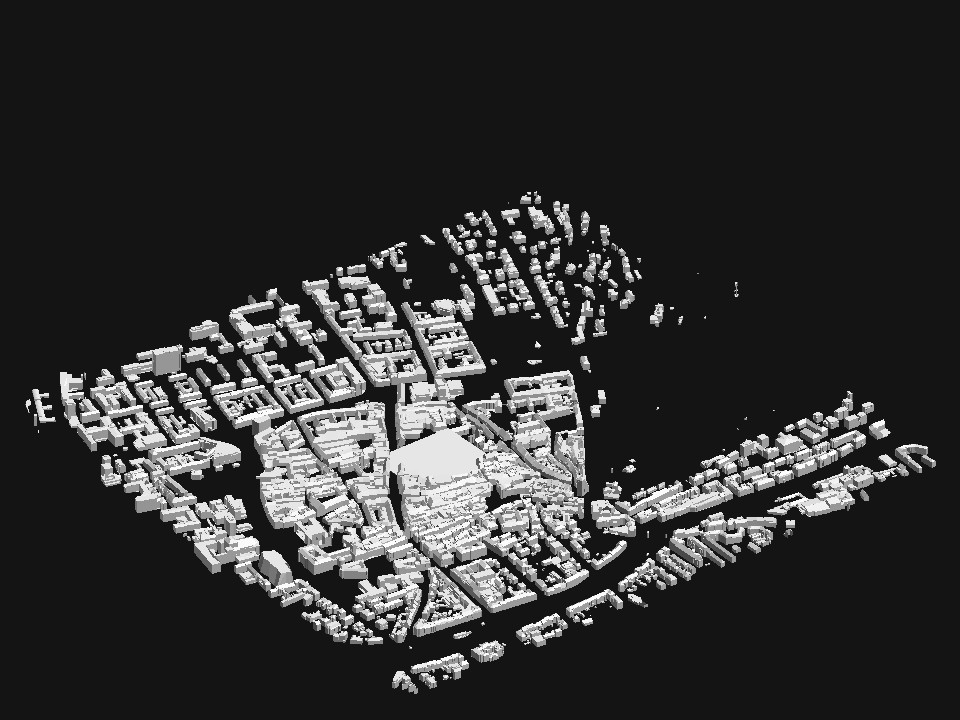
#> input picture modelle/altstadt_lod2_vorschau.png, 960 x 720 px
$ python -i modell_validator.py   (imports and definitions only)
#> lines starting #> are read from the running program, lines starting #| are printed output that depends on the picture; after the words box and inside, x2 and y2 are one past the last pixel; in counts of white or black regions, pixels touching at a corner belong together
#> further down, picture is the input picture: shape (720, 960, 3); min 20, max 254, mean 49.8
#!/usr/bin/env python3
"""modell_validator.py — EINHEITLICHER vollautomatischer Validator Realität gegen Modell.

Zieht ALLE Register (je Frageart der passende Richter — die Kern-Lehre: Validator zur Frage
passen) und aggregiert zu EINEM Score + priorisierter Fix-Liste. Generisch für jedes Gebäude
(traufständig wie Kaufhaus/Oberkirch, giebelständig wie Kornhaus).

Register (alle vollautomatisch):
  MASSING      Modell-BBox (GLB) vs LOD2 (front_w/ridge)            -> Proportion amtlich
  ANZAHL       fenster_zaehler auf FOTO und auf RENDER, Vergleich   -> Zahl/Anordnungstreue
  FARBE        Median-Fassadenfarbe Foto vs Render                  -> Farbtreue (Lücke gefüllt)
  FERTIGUNG    watertight/euler/Teile/BBox aus STL                  -> Druckbarkeit
  ORIENTIERUNG Silhouetten-Massenverteilung (nicht gekippt/geflippt)-> Lage-Gate
  SILHOUETTE   Breiten-Profil Foto vs Render (perspektiv-tolerant)  -> grobe Form

  python3 tools/modell_validator.py --foto F --render R --glb G --lod2 L \
      --box x0,y0,x1,y1 [--stl S] [--name N] [--out report.json] [--beleg beleg.png]
"""
import argparse, json, os, sys
import numpy as np
import cv2
sys.path.insert(0, os.path.dirname(__file__))
import fenster_zaehler as FZ
try:
    import trimesh
except Exception:
    trimesh = None


# ---------- Helfer ----------
# [32 lines left out: functions _count_windows, _facade_color, not called in this run]


def _silhouette(bgr, bg_sky):
#> called with bg_sky = True
    g = cv2.cvtColor(bgr, cv2.COLOR_BGR2GRAY)
    if bg_sky:
        hsv = cv2.cvtColor(bgr, cv2.COLOR_BGR2HSV)
#> hsv: shape (720, 960, 3); mean H, S, V 0, 0, 49.8
        sky = (hsv[:, :, 2] > 150) & (hsv[:, :, 1] < 55)
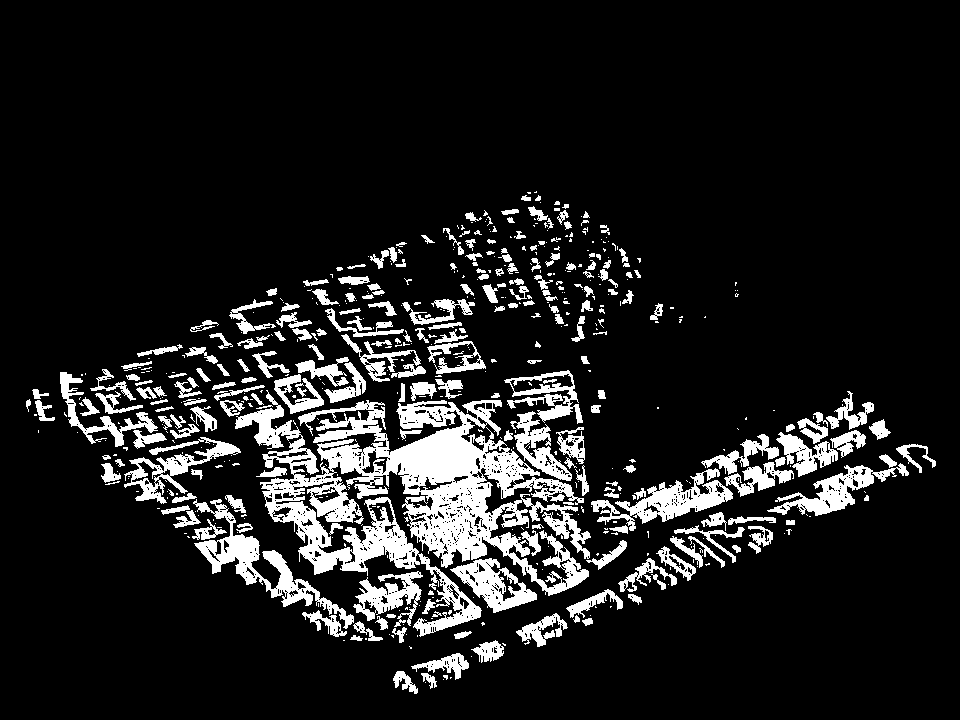
#> sky: shape (720, 960) bool; 12.1% white; 576 white regions (337 under 20 px), largest, box (x1, y1, x2, y2) and area: (235, 390, 591, 637) 30379, (193, 499, 354, 629) 3655, (591, 468, 733, 531) 2917
        m = (~sky & (g < 250)).astype(np.uint8)
    else:
        m = (g < 248).astype(np.uint8)
    m = cv2.morphologyEx(m, cv2.MORPH_OPEN, np.ones((5, 5), np.uint8))
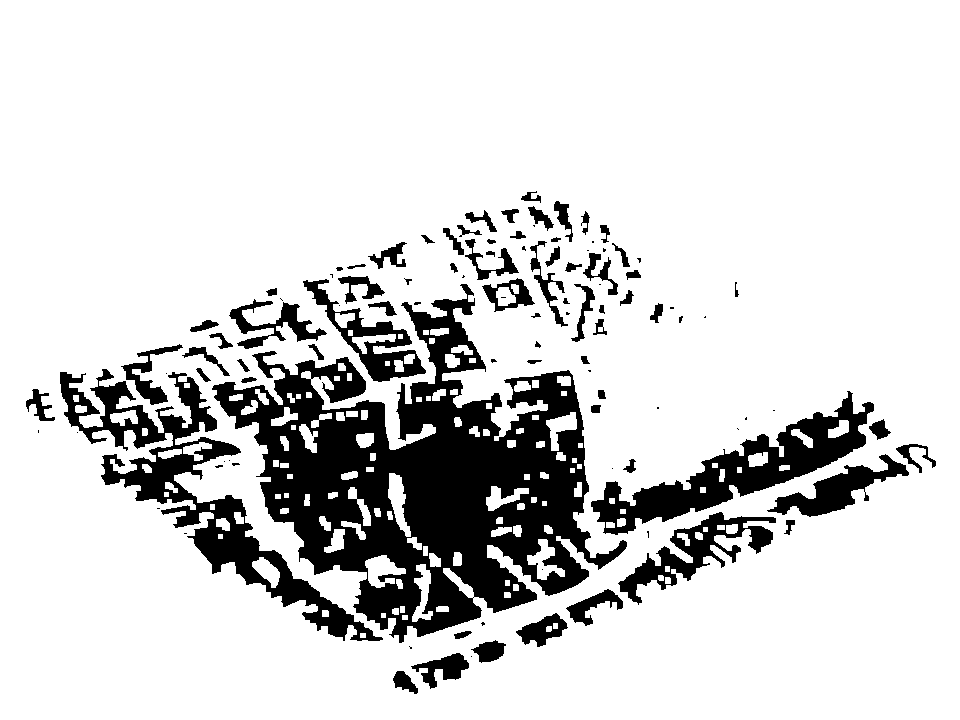
#> m: shape (720, 960); values 0 (black) and 1 (white), 84.1% white; 107 black regions (38 under 20 px), largest, box (x1, y1, x2, y2) and area: (212, 284, 627, 643) 59384, (60, 369, 383, 641) 14931, (591, 391, 874, 535) 10521
    n, lab, st, _ = cv2.connectedComponentsWithStats(m)
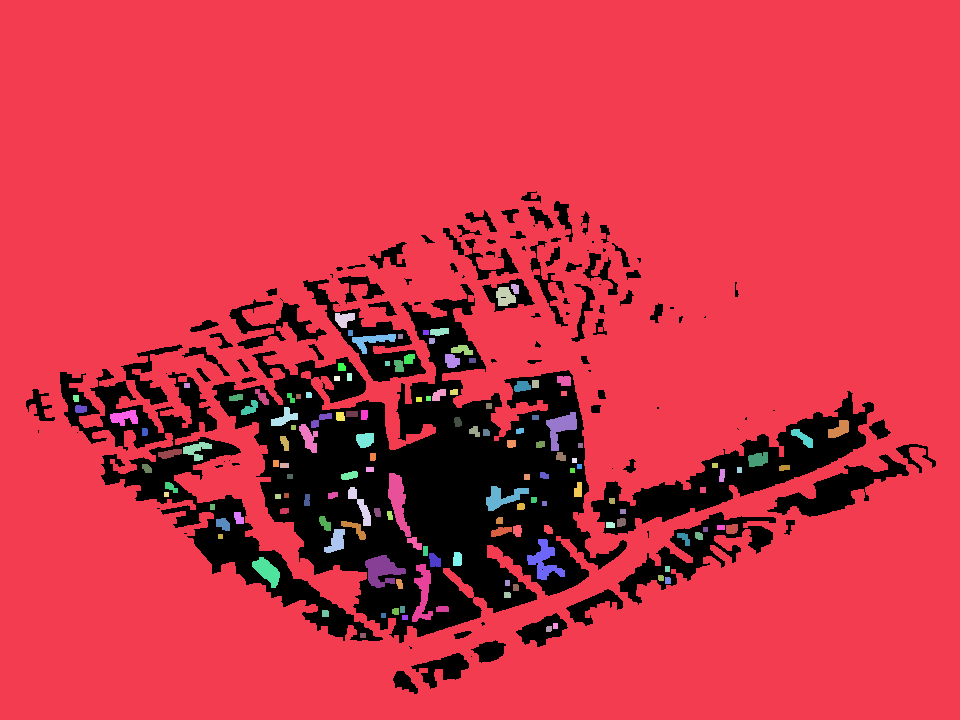
#> lab: shape (720, 960) int32; 141 distinct labels, from 0 to 140; one colour per label, 0 black
#> n = 141; st = 141 rows, first 6: [26, 191, 910, 503, 109925], [0, 0, 960, 720, 566230], [511, 284, 8, 10, 65], [496, 287, 20, 19, 279], [335, 313, 20, 15, 209], [430, 328, 19, 8, 122]
    if n > 1:
        i = 1+int(np.argmax(st[1:, cv2.CC_STAT_AREA])); m = (lab == i).astype(np.uint8)
#> after `i = 1 + int(np.argmax(st[1:, cv2.CC_STAT_AREA]))`: i = 1
#> after `m = (lab == i).astype(np.uint8)`:
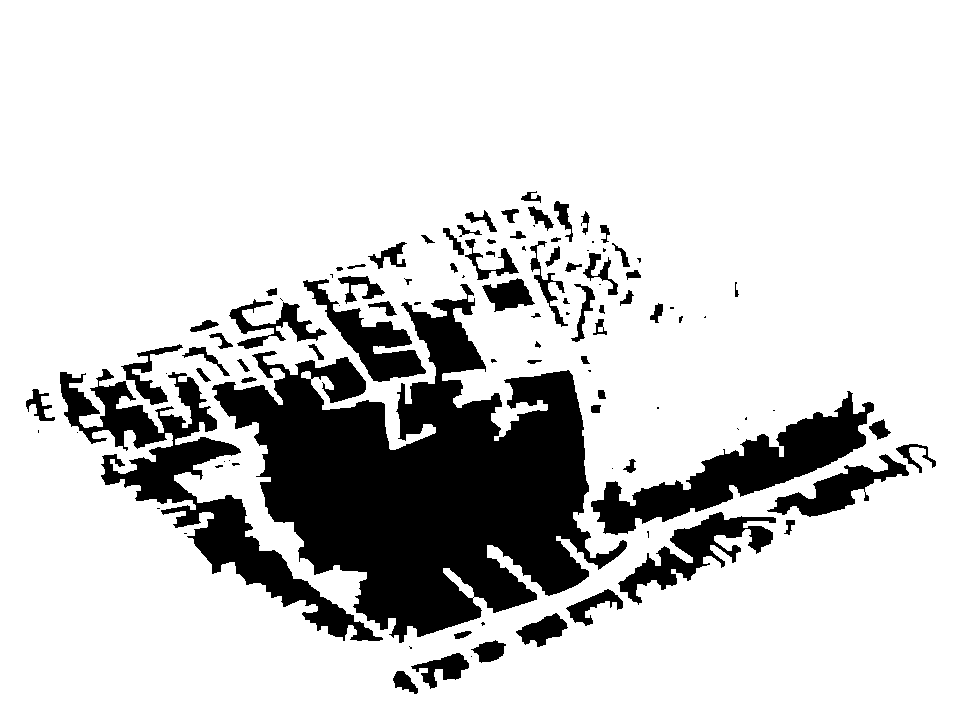
#> m: shape (720, 960); values 0 (black) and 1 (white), 81.9% white; 105 black regions (36 under 20 px), largest, box (x1, y1, x2, y2) and area: (212, 284, 627, 643) 69747, (60, 369, 383, 641) 16853, (591, 391, 874, 535) 11601
    return m


def _width_profile(mask, nb=30):
#> called with nb = 30
    H = mask.shape[0]; prof = []
#> after `H = mask.shape[0]`: H = 720
    for b in range(nb):
        band = mask[int(b/nb*H):int((b+1)/nb*H)]
        cols = np.where(band.any(0))[0]
        prof.append((cols.max()-cols.min()) if len(cols) else 0)
#> after the loop, prof = 30 values from 959 to 959
    p = np.array(prof, float); return p/max(p.max(), 1)
#> after `p = np.array(prof, float)`: p = 30 values from 959 to 959


# ---------- Register ----------
# [74 lines left out: functions reg_massing, reg_count, reg_color, reg_fertigung, not called in this run]


def reg_orientierung(render_img):
    m = _silhouette(render_img, bg_sky=True)
    if m.sum() < 500:
        return dict(score=0.0, fix="ORIENTIERUNG: keine Silhouette im Render")
    p = _width_profile(m)
#> p = 30 values from 1 to 1
    top = p[:len(p)//3].mean(); bot = p[-len(p)//3:].mean()
#> after `top = p[:len(p) // 3].mean()`: top = 1
#> after `bot = p[-len(p) // 3:].mean()`: bot = 1
    # Gebäude: unten mind. so breit wie oben (Giebel schmaler oben); geflippt -> oben breiter
    flipped = top > bot*1.25
#> flipped = False
    score = 0.3 if flipped else 1.0
#> score = 1
    fix = "ORIENTIERUNG: oben breiter als unten -> evtl. vertikal geflippt" if flipped else None
    return dict(score=score, top_w=round(float(top), 2), bot_w=round(float(bot), 2), fix=fix)


# [13 lines left out: function reg_silhouette, not called in this run]


# Gewichte nach VERLÄSSLICHKEIT des Registers (kalibriert an bekannt-guten Modellen):
# Perspektiv-gedeckelte/informative Register niedrig, robuste (Massing/Anzahl/Farbe) hoch.
WEIGHTS = dict(MASSING=0.35, FARBE=0.25, ANZAHL=0.20, ORIENTIERUNG=0.10, SILHOUETTE=0.05, FERTIGUNG=0.05)


# [37 lines left out: function main, not called in this run]


# [2 lines not run here, left out]

>>> import cv2
>>> picture = cv2.imread('../modelle/altstadt_lod2_vorschau.png')
>>> result = reg_orientierung(picture)
#> result = 4 items

$ run again, on modelle/schwarzwald_sockel_vorschau.png
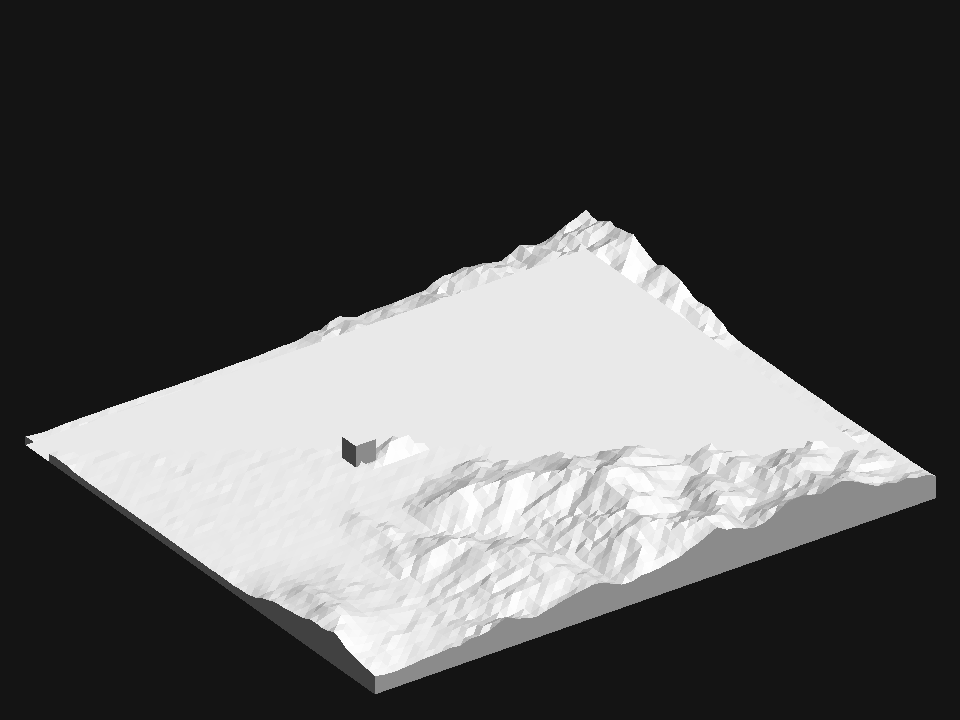
#> input picture modelle/schwarzwald_sockel_vorschau.png, 960 x 720 px
#> picture is the input picture: shape (720, 960, 3); min 20, max 254, mean 84.5
#> hsv: shape (720, 960, 3); mean H, S, V 0, 0, 84.5
#> in _silhouette, `sky = (hsv[:, :, 2] > 150) & (hsv[:, :, 1] < 55)`:
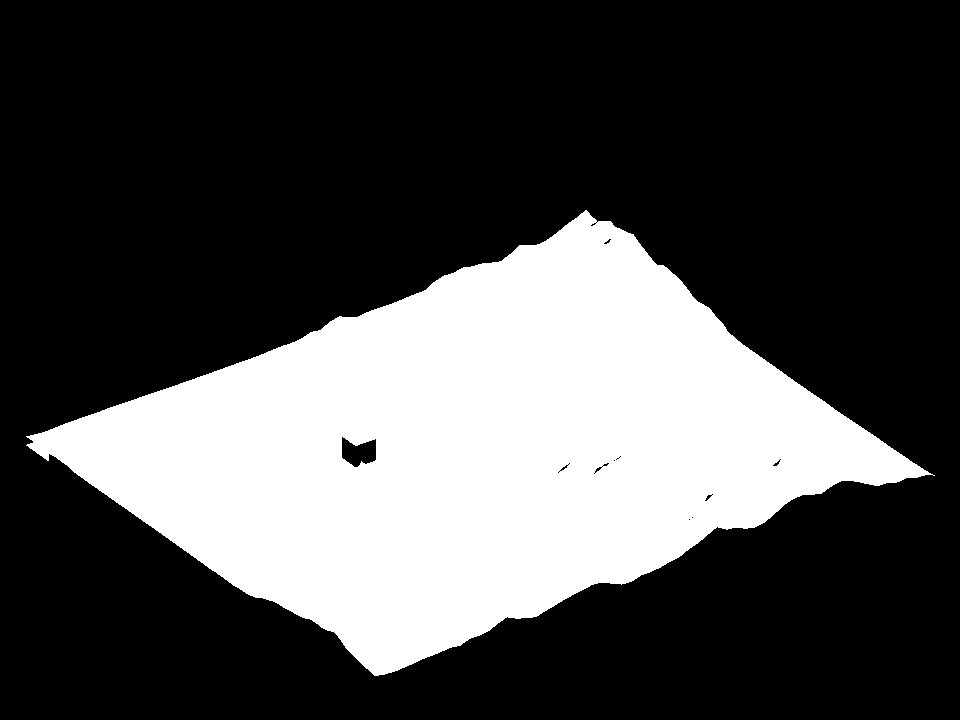
#> sky: shape (720, 960) bool; 29.3% white; 1 white region, box (x1, y1, x2, y2) and area: (26, 210, 935, 676) 202374
#> in _silhouette, `n, lab, st, _ = cv2.connectedComponentsWithStats(m)`:
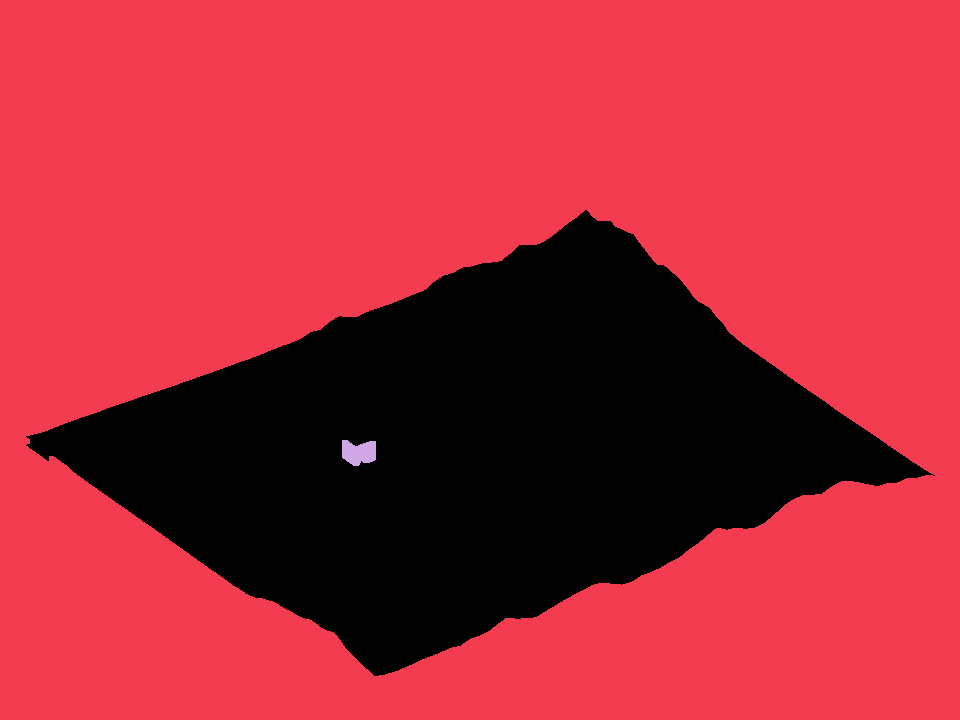
#> lab: shape (720, 960) int32; 3 distinct labels, from 0 to 2; one colour per label, 0 black
#> n = 3; st = [[26, 210, 909, 466, 202524], [0, 0, 960, 720, 487988], [342, 440, 34, 26, 688]]
#> i = 1
#> after the loop in _width_profile, `for b in range(nb):`: prof = 30 values from 959 to 959
#> in reg_orientierung, `p = _width_profile(m)`: p = 30 values from 1 to 1
#> top = 1
#> flipped = False
#> score = 1
#> result = 4 items
